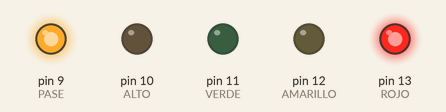
This sketch was run on a simulated Arduino Uno, built with avr-gcc and run on an emulated ATmega328P. Parts: output pins drawn as LEDs (lit = HIGH).

Above: at 1.5 s.
At 3.5 s:
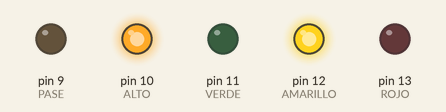
At 5.5 s:
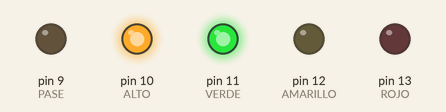
Timing chart, 0 to 9.1 s (numbered marks = the images above):
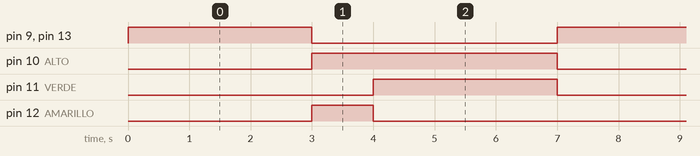

Measured:
- by itself, pin 9 (PASE), pin 11 (VERDE), pin 13 (ROJO): alternates HIGH for 3.0 s and LOW for 4.0 s
- by itself, pin 10 (ALTO): alternates HIGH for 4.0 s and LOW for 3.0 s
- by itself, pin 12 (AMARILLO): alternates HIGH for 1.0 s and LOW for 6.0 s

The sketch:

EJERCICIO_4_Codigo.ino
```cpp
// Corrección Alan 30/04/2024: Bien
// sería bueno tener defines para los tiempos.


#define ROJO 13
#define AMARILLO 12
#define VERDE 11
#define ALTO 10
#define PASE 9
void setup()
{
  pinMode(ROJO, OUTPUT);
  pinMode(AMARILLO, OUTPUT);
  pinMode(VERDE, OUTPUT);
  pinMode(ALTO, OUTPUT);
  pinMode(PASE, OUTPUT);
}

void loop()
{
  digitalWrite(ROJO, HIGH);
  digitalWrite(PASE, HIGH);
  delay(3000);
  digitalWrite(ROJO, LOW);
  digitalWrite(PASE, LOW);
  digitalWrite(AMARILLO, HIGH);
  digitalWrite(ALTO, HIGH);
  delay(1000);
  digitalWrite(AMARILLO, LOW);
  digitalWrite(VERDE, HIGH);
  delay(3000);
  digitalWrite(VERDE, LOW);
  digitalWrite(ALTO, LOW);

  }
```
